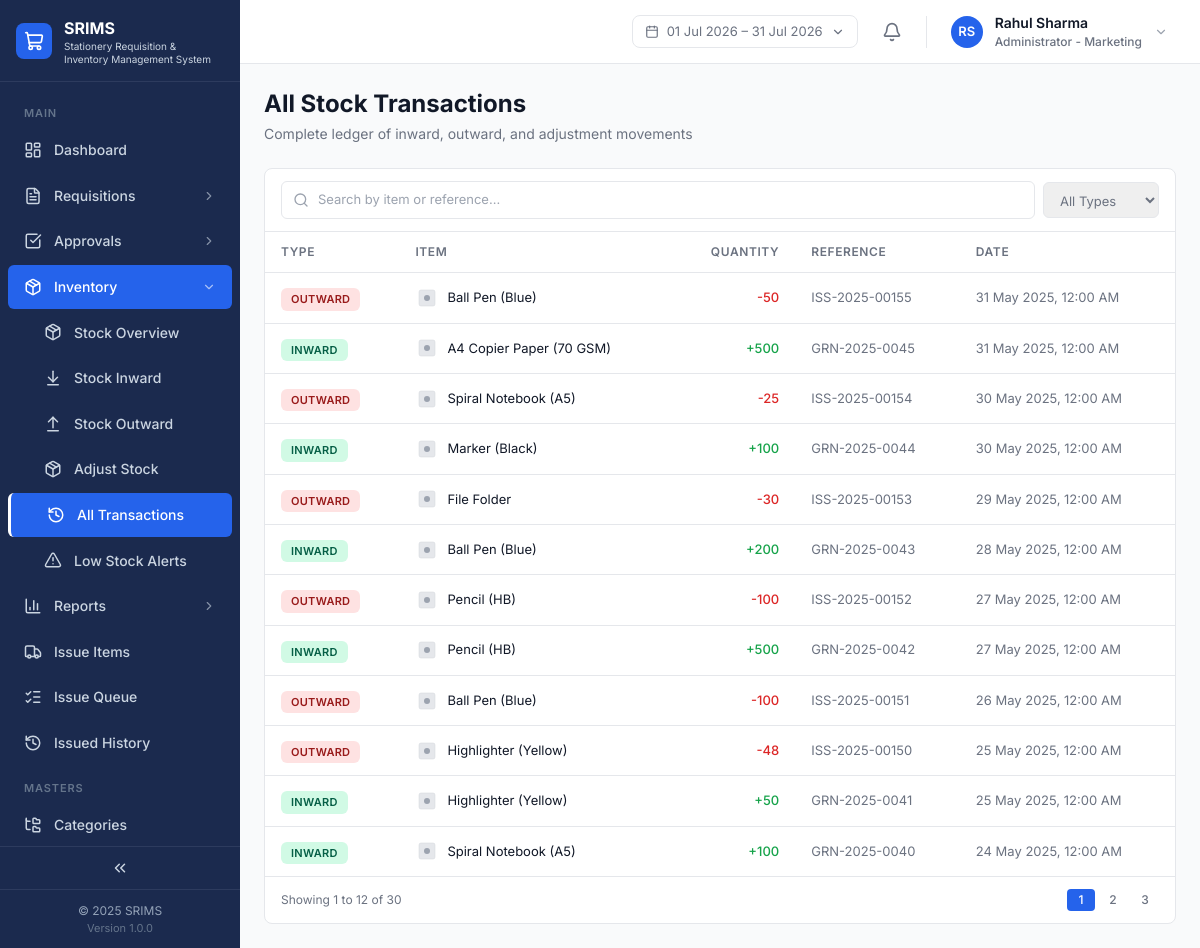
The page /inventory/transactions.php (signed in) on the database its author committed.
### tables this page shows
CREATE TABLE IF NOT EXISTS `stock_transactions` (
  `id` VARCHAR(40) NOT NULL PRIMARY KEY,
  `type` ENUM('INWARD','OUTWARD','ADJUSTMENT') NOT NULL,
  `item_id` VARCHAR(40) NOT NULL,
  `quantity` INT NOT NULL,
  `unit_price` DECIMAL(12,2) NOT NULL DEFAULT 0,
  `reference_no` VARCHAR(60) DEFAULT NULL,
  `reference_type` VARCHAR(60) DEFAULT NULL,
  `linked_requisition_id` VARCHAR(40) DEFAULT NULL,
  `date` DATE NOT NULL DEFAULT (CURRENT_DATE),
  `user_id` VARCHAR(40) NOT NULL,
  KEY `idx_st_item` (`item_id`),
  KEY `idx_st_type` (`type`),
  KEY `idx_st_date` (`date`),
  CONSTRAINT `fk_st_item` FOREIGN KEY (`item_id`) REFERENCES `items` (`id`),
  CONSTRAINT `fk_st_user` FOREIGN KEY (`user_id`) REFERENCES `users` (`id`)
);

CREATE TABLE IF NOT EXISTS `items` (
  `id` VARCHAR(40) NOT NULL PRIMARY KEY,
  `name` VARCHAR(191) NOT NULL,
  `category_id` VARCHAR(40) NOT NULL,
  `unit` VARCHAR(40) NOT NULL,
  `unit_price` DECIMAL(12,2) NOT NULL DEFAULT 0,
  `current_stock` INT NOT NULL DEFAULT 0,
  `min_stock_level` INT NOT NULL DEFAULT 10,
  `is_active` TINYINT(1) NOT NULL DEFAULT 1,
  `icon_key` VARCHAR(191) DEFAULT NULL,
  KEY `idx_items_category` (`category_id`),
  CONSTRAINT `fk_items_category` FOREIGN KEY (`category_id`) REFERENCES `categories` (`id`)
);

### inventory/transactions.php (the view, shortened to what this page needs)
<?php
require_once __DIR__ . '/../config.php';
$searchQuery = trim($_GET['q'] ?? '');
$typeFilter = $_GET['type'] ?? '';
$page = max(1, (int) ($_GET['page'] ?? 1));
$perPage = 12;
$sql = 'SELECT st.*, i.name AS item_name, i.icon_key FROM stock_transactions st JOIN items i ON i.id = st.item_id WHERE 1=1';
$params = [];
$sql .= ' ORDER BY st.date DESC, st.id DESC';
$stmt = $pdo->prepare($sql);
$stmt->execute($params);
$filtered = $stmt->fetchAll();
$totalPages = max(1, (int) ceil(count($filtered) / $perPage));
$page = min($page, $totalPages);
$paginated = array_slice($filtered, ($page - 1) * $perPage, $perPage);
$qs = function (array $overrides = []) use ($searchQuery, $typeFilter) {
    $q = array_merge(['q' => $searchQuery, 'type' => $typeFilter], $overrides);
    $q = array_filter($q, fn($v) => $v !== null && $v !== '');
    return $q ? '?' . http_build_query($q) : '';
};
include __DIR__ . '/../includes/header.php';
include __DIR__ . '/../includes/app-shell-start.php';
?>
<div class="mb-6"><h1 class="text-page-title text-text-primary">All Stock Transactions</h1><p class="text-page-subtitle text-text-secondary mt-1">Complete ledger of inward, outward, and adjustment movements</p></div>
<div class="rounded-card border border-border bg-surface-card">
    <form method="GET" class="flex flex-wrap items-center gap-2 border-b border-border px-4 py-3">
        <div class="relative flex-1 min-w-[200px]">
            <i data-lucide="search" class="absolute left-3 top-1/2 -translate-y-1/2 text-text-muted" style="width:16px;height:16px"></i>
            <input type="text" name="q" value="<?= e($searchQuery) ?>" placeholder="Search by item or reference..." class="w-full rounded-button border border-border py-2 pl-9 pr-3 text-[13px] placeholder:text-text-muted focus:border-brand-primary focus:outline-none focus:ring-1 focus:ring-brand-primary">
        </div>
        <select name="type" onchange="this.form.submit()" class="rounded-button border border-border px-3 py-2 text-[13px] text-text-secondary focus:border-brand-primary focus:outline-none">
            <option value="">All Types</option>
        </select>
    </form>
    <div class="overflow-x-auto">
        <table class="w-full">
            <thead><tr class="border-b border-border">
                <th class="px-4 py-3 text-left text-table-header uppercase tracking-table-header text-text-secondary">Type</th>
                <th class="px-4 py-3 text-left text-table-header uppercase tracking-table-header text-text-secondary">Item</th>
                <th class="px-4 py-3 text-right text-table-header uppercase tracking-table-header text-text-secondary">Quantity</th>
                <th class="px-4 py-3 text-left text-table-header uppercase tracking-table-header text-text-secondary">Reference</th>
                <th class="px-4 py-3 text-left text-table-header uppercase tracking-table-header text-text-secondary">Date</th>
            </tr></thead>
            <tbody>
                <?php if (empty($paginated)): ?>
                <tr><td colspan="5" class="px-4 py-12 text-center text-[14px] text-text-muted">No transactions found</td></tr>
                <?php else: foreach ($paginated as $txn): ?>
                <tr class="border-b border-border last:border-0 hover:bg-gray-50">
                    <td class="px-4 py-3"><?= statusPill(txnTypeVariant($txn['type']), ucfirst(strtolower($txn['type']))) ?></td>
                    <td class="px-4 py-3"><div class="flex items-center gap-2"><?= itemIconSvg($txn['icon_key'], $txn['item_id'], 24) ?><span class="text-[13px] text-text-primary"><?= e($txn['item_name']) ?></span></div></td>
                    <td class="px-4 py-3 text-right text-[13px] font-medium">
                        <span class="<?= $txn['type'] === 'OUTWARD' || $txn['quantity'] < 0 ? 'text-red-600' : 'text-green-600' ?>">
                            <?= $txn['type'] === 'OUTWARD' ? '-' : ($txn['quantity'] > 0 ? '+' : '') ?><?= abs((int) $txn['quantity']) ?>
                        </span>
                    </td>
                    <td class="px-4 py-3 text-[13px] text-text-secondary"><?= e($txn['reference_no']) ?></td>
                    <td class="px-4 py-3 text-[13px] text-text-secondary"><?= formatDateTime($txn['date']) ?></td>
                </tr>
                <?php endforeach; endif; ?>
            </tbody>
        </table>
    </div>
    <?php if ($totalPages > 1): ?>
    <div class="flex items-center justify-between border-t border-border px-4 py-3">
        <span class="text-[12px] text-text-secondary">Showing <?= ($page - 1) * $perPage + 1 ?> to <?= min($page * $perPage, count($filtered)) ?> of <?= count($filtered) ?></span>
        <div class="flex items-center gap-1">
            <?php for ($p = 1; $p <= $totalPages; $p++): ?>
            <a href="<?= $qs(['page' => $p]) ?>" class="min-w-[28px] rounded px-1.5 py-0.5 text-center text-[12px] font-medium <?= $p === $page ? 'bg-brand-primary text-white' : 'text-text-secondary hover:bg-gray-100' ?>"><?= $p ?></a>
            <?php endfor; ?>
        </div>
    </div>
    <?php endif; ?>
</div>
<?php include __DIR__ . '/../includes/app-shell-end.php'; ?>

### includes/functions.php (shortened to what this page needs)
<?php
function formatDateTime($date): string
{
    $ts = is_numeric($date) ? (int)$date : strtotime((string)$date);
    return date('d M Y, h:i A', $ts);
}
function statusPill(string $variant, ?string $label = null): string
{
    $styles = [
        'pending'    => 'bg-status-pending-bg text-status-pending-text',
        'approved'   => 'bg-status-approved-bg text-status-approved-text',
        'issued'     => 'bg-status-issued-bg text-status-issued-text',
        'rejected'   => 'bg-status-rejected-bg text-status-rejected-text',
        'new'        => 'bg-status-new-bg text-status-new-text',
        'low'        => 'bg-status-low-bg text-status-low-text',
        'critical'   => 'bg-status-critical-bg text-status-critical-text',
        'inStock'    => 'bg-status-in-stock-bg text-status-in-stock-text',
        'outOfStock' => 'bg-status-out-of-stock-bg text-status-out-of-stock-text',
        'partial'    => 'bg-status-partial-bg text-status-partial-text',
        'draft'      => 'bg-status-draft-bg text-status-draft-text',
        'inward'     => 'bg-status-approved-bg text-status-approved-text',
        'outward'    => 'bg-status-rejected-bg text-status-rejected-text',
    ];
    $labels = [
        'pending'    => 'Pending Approval',
        'approved'   => 'Approved',
        'issued'     => 'Issued',
        'rejected'   => 'Rejected',
        'new'        => 'New',
        'low'        => 'Low Stock',
        'critical'   => 'Critical',
        'inStock'    => 'In Stock',
        'outOfStock' => 'Out of Stock',
        'partial'    => 'Partial',
        'draft'      => 'Draft',
        'inward'     => 'Inward',
        'outward'    => 'Outward',
    ];
    $cls  = $styles[$variant] ?? 'bg-gray-100 text-gray-700';
    $text = $label ?? ($labels[$variant] ?? $variant);
    return '<span class="inline-flex items-center rounded-pill px-2.5 py-1 text-status-pill uppercase tracking-wide ' . $cls . '">'
        . htmlspecialchars($text, ENT_QUOTES) . '</span>';
}
function txnTypeVariant(string $type): string
{
    $map = ['INWARD' => 'inward', 'OUTWARD' => 'outward', 'ADJUSTMENT' => 'partial'];
    return $map[$type] ?? 'partial';
}
function itemIconSvg(?string $iconKey, ?string $itemId = null, int $size = 28): string
{
    $legacyMap = [
        'ITM-0001' => 'pen-blue', 'ITM-0002' => 'pen-red', 'ITM-0003' => 'marker',
        'ITM-0004' => 'pencil', 'ITM-0005' => 'highlighter', 'ITM-0006' => 'stapler-pins',
        'ITM-0007' => 'paper-a4', 'ITM-0008' => 'notebook', 'ITM-0009' => 'folder',
        'ITM-0010' => 'eraser', 'ITM-0011' => 'pen-black', 'ITM-0012' => 'marker-wb',
        'ITM-0013' => 'sticky-notes', 'ITM-0014' => 'clips', 'ITM-0015' => 'stapler',
        'ITM-0016' => 'scissors', 'ITM-0017' => 'tape', 'ITM-0018' => 'envelope',
        'ITM-0019' => 'correction', 'ITM-0020' => 'calculator', 'ITM-0021' => 'rubber-bands',
        'ITM-0022' => 'glue', 'ITM-0023' => 'arch-file', 'ITM-0024' => 'organizer', 'ITM-0025' => 'usb',
    ];
    $key = $iconKey ?: ($itemId ? ($legacyMap[$itemId] ?? null) : null);
    $s = $size;
    $inner = ($key && isset($icons[$key])) ? $icons[$key]
        : '<rect x="4" y="4" width="16" height="16" rx="2" fill="#E5E7EB" stroke="#D1D5DB" stroke-width="0.5"/><circle cx="12" cy="12" r="3" fill="#9CA3AF"/>';
    return "<svg width=\"$s\" height=\"$s\" viewBox=\"0 0 24 24\" fill=\"none\">$inner</svg>";
}
function e(?string $s): string
{
    return htmlspecialchars((string) $s, ENT_QUOTES, 'UTF-8');
}

### assets/css/custom.css (style rules this page uses)
:root { --sidebar-bg: #1B2A4E; --sidebar-active: #2563EB; --sidebar-text: #CBD5E1; --sidebar-text-hi: #FFFFFF; --sidebar-section: #64748B; --sidebar-border: #2D3B5E; --bg-app: #F9FAFB; --bg-card: #FFFFFF; --border: #E5E7EB; --border-strong: #D1D5DB; --text-primary: #111827; --text-secondary: #6B7280; --text-muted: #9CA3AF; --primary: #2563EB; --primary-hover: #1D4ED8; }
body { color: var(--text-primary); background: var(--bg-app); }

### rows shown on the page
stock_transactions: text "OUTWARD", item.name "Ball Pen (Blue)", quantity "50", reference_no "ISS-2025-00155", date "31 May 2025, 12:00 AM"
stock_transactions: text "INWARD", item.name "A4 Copier Paper (70 GSM)", quantity "500", reference_no "GRN-2025-0045", date "31 May 2025, 12:00 AM"
stock_transactions: text "OUTWARD", item.name "Spiral Notebook (A5)", quantity "25", reference_no "ISS-2025-00154", date "30 May 2025, 12:00 AM"
stock_transactions: text "INWARD", item.name "Marker (Black)", quantity "100", reference_no "GRN-2025-0044", date "30 May 2025, 12:00 AM"
stock_transactions: text "OUTWARD", item.name "File Folder", quantity "30", reference_no "ISS-2025-00153", date "29 May 2025, 12:00 AM"
stock_transactions: text "INWARD", item.name "Ball Pen (Blue)", quantity "200", reference_no "GRN-2025-0043", date "28 May 2025, 12:00 AM"
stock_transactions: text "OUTWARD", item.name "Pencil (HB)", quantity "100", reference_no "ISS-2025-00152", date "27 May 2025, 12:00 AM"
stock_transactions: text "INWARD", item.name "Pencil (HB)", quantity "500", reference_no "GRN-2025-0042", date "27 May 2025, 12:00 AM"
stock_transactions: text "OUTWARD", item.name "Ball Pen (Blue)", quantity "100", reference_no "ISS-2025-00151", date "26 May 2025, 12:00 AM"
stock_transactions: text "OUTWARD", item.name "Highlighter (Yellow)", quantity "48", reference_no "ISS-2025-00150", date "25 May 2025, 12:00 AM"
stock_transactions: text "INWARD", item.name "Highlighter (Yellow)", quantity "50", reference_no "GRN-2025-0041", date "25 May 2025, 12:00 AM"
stock_transactions: text "INWARD", item.name "Spiral Notebook (A5)", quantity "100", reference_no "GRN-2025-0040", date "24 May 2025, 12:00 AM"

### other values the page prints
$companyName ?: 'SRIMS' "SRIMS"
$section['title'] "MAIN"
$item['label'] "Dashboard"
$item['label'] "Requisitions"
$item['label'] "Approvals"
$item['label'] "Inventory"
$item['label'] "Stock Overview"
$item['label'] "Stock Inward"
$item['label'] "Stock Outward"
$item['label'] "Adjust Stock"
$item['label'] "All Transactions"
$item['label'] "Low Stock Alerts"
$item['label'] "Reports"
$item['label'] "Issue Items"
$item['label'] "Issue Queue"
